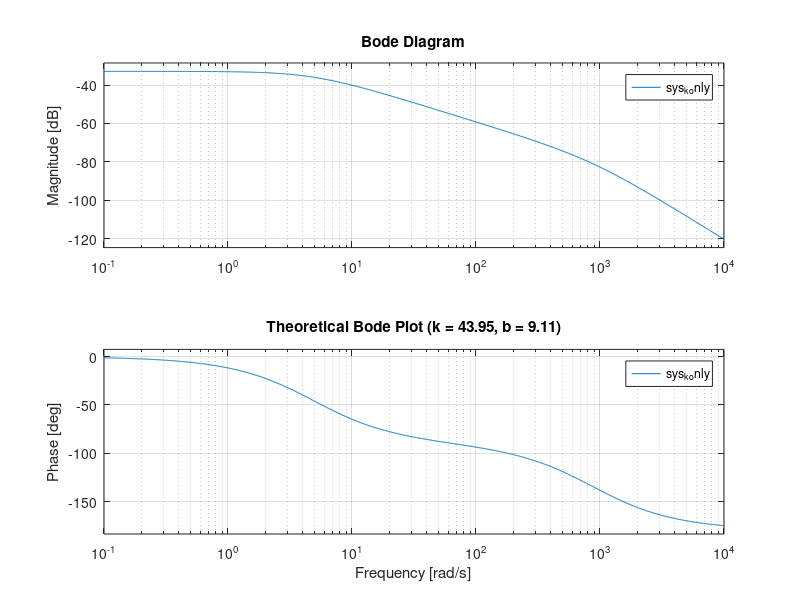

Reproduce this figure in MATLAB. (Note: this script raises an error after producing the figure.)
clear
close all
clc

% =============================================================
% 1. PURE STIFFNESS (k-only) THEORETICAL TRANSFER FUNCTION & BODE
% =============================================================
J_val = 0.0103;            % Fixed motor inertia
k_avg = 42.95 + 1;         % Average estimated stiffness
b_avg = 9.1079;

num = [1];
den = [J_val, b_avg, k_avg]; 
sys_k_only = tf(num, den);

disp('--- PURE STIFFNESS TRANSFER FUNCTION (b=0) ---');
disp(sys_k_only);

% Plot Theoretical Bode Diagram
figure('Name', 'k-Only System Bode Diagram');
bode(sys_k_only);
grid on;
title(sprintf('Theoretical Bode Plot (k = %.2f, b = %.2f)', k_avg, b_avg));


% =============================================================
% 2. CONFIGURE UDP RECEIVER
% =============================================================
localPort = 50000;
udpRx = dsp.UDPReceiver('LocalIPPort', localPort, ...
                        'MaximumMessageLength', 1024, ...
                        'MessageDataType', 'uint8');
setup(udpRx);

disp('========================================================');
disp(' Listening for dSPACE UDP data stream on port 50000...  ');
disp(' (Will automatically stop & plot after 2s of silence)   ');
disp('========================================================');

time_data = [];
angle_data = [];
torque_data = [];

fig = figure('Name', 'Live dSPACE Data Receiver', 'Position', [100, 100, 800, 500]);

% Timeout parameters
inactivityTimeout = 2.0; % Seconds to wait before stopping automatically
tic;                    % Start inactivity timer

try
    while true
        rawBytes = udpRx();
        
        if ~isempty(rawBytes)
            % Reset inactivity timer since a packet just arrived
            tic; 
            
            rawString = char(rawBytes');
            dataPacket = jsondecode(rawString);
            
            t_elapsed = dataPacket.elapsed_time;
            angle_val = dataPacket.Out1;
            torque_val = dataPacket.Torque;
            
            time_data(end+1, 1) = t_elapsed;
            angle_data(end+1, 1) = angle_val;
            torque_data(end+1, 1) = torque_val;
            
            fprintf('Time: %.2fs | Angle: %.4f | Torque: %.4f\n', t_elapsed, angle_val, torque_val);
            
            if length(time_data) > 1
                subplot(2,1,1);
                plot(time_data, angle_data, 'b-', 'LineWidth', 1.2);
                grid on;
                ylabel('Angle / Out1');
                title('Live dSPACE Data Stream');
                
                subplot(2,1,2);
                plot(time_data, torque_data, 'r-', 'LineWidth', 1.2);
                grid on;
                xlabel('Elapsed Time [s]');
                ylabel('Torque [Nm]');
                
                drawnow limitrate;
            end
        else
            % Check if we've exceeded the inactivity timeout window
            if toc > inactivityTimeout
                disp('--- UDP stream inactivity timeout reached. Processing Bode plots... ---');
                break;
            end
        end
    end

catch ME
    disp(['Receiver stopped: ', ME.message]);
end

% Release the UDP resource
release(udpRx);
disp('UDP receiver closed.');


% =============================================================
% 3. EMPIRICAL MODEL & BODE PLOT (Post-processing Recorded Data)
% =============================================================
if length(time_data) > 10
    % Calculate uniform sample time
    Ts = mean(diff(time_data));
    
    % Create an iddata object (Input: Torque, Output: Angle/Out1)
    data = iddata(angle_data, torque_data, Ts);
    
    % Estimate transfer function model from recorded stream (Empirical)
    sys_empirical = tfest(data, 2, 1);
    
    % Generate the Empirical Bode Plot in a new figure window
    figure('Name', 'System Identification - Empirical Bode Plot', 'Position', [200, 200, 700, 500]);
    bode(sys_empirical);
    grid on;
    title('Bode Plot of Empirical dSPACE System');
    disp('Empirical Bode plot generated successfully.');
    
    % =============================================================
    % 4. ACTUAL (THEORETICAL MODEL BASED ON MEASURED DATA) BODE PLOT
    % =============================================================
    % Build the actual/theoretical transfer function using your physical parameters
    % Input: Torque, Output: Angle
    sys_actual = tf([1], [J_val, b_avg, k_avg]);
    
    % Generate the Actual/Theoretical Bode Plot in a separate figure window
    figure('Name', 'System Identification - Actual Theoretical Bode Plot', 'Position', [300, 200, 700, 500]);
    bode(sys_actual);
    grid on;
    title(sprintf('Bode Plot of Actual Model (J=%.4f, b=%.4f, k=%.2f)', J_val, b_avg, k_avg));
    disp('Actual theoretical Bode plot generated successfully.');
else
    disp('Not enough data collected to generate reliable Bode plots.');
end
% =============================================================
% 3. DIRECT NON-PARAMETRIC BODE PLOT (Angle & Torque Measurements Only)
% =============================================================
if length(time_data) > 20
    % Calculate uniform sample time
    dt = mean(diff(time_data));
    Fs = 1 / dt; % Sampling frequency
    
    % Detrend data to remove any DC biases or offsets
    torque_clean = detrend(torque_data);
    angle_clean = detrend(angle_data);
    
    % Compute direct Frequency Response Estimate (FRF) using Welch's method
    % This divides the angle/torque data into windows to calculate the direct ratio
    [H, freq_vector] = tfestimate(torque_clean, angle_clean, [], [], [], Fs);
    
    % Convert frequency vector from Hz to rad/s for standard Bode plotting
    omega = freq_vector * 2 * pi;
    
    % Convert magnitude to decibels (dB) and phase to degrees
    mag_dB = 20 * log10(abs(H));
    phase_deg = unwrap(angle(H)) * (180 / pi);
    
    % Plot the Direct Measured Bode Diagram
    figure('Name', 'Direct Measured Bode Plot (Angle vs Torque)', 'Position', [200, 200, 700, 600]);
    
    subplot(2,1,1);
    semilogx(omega, mag_dB, 'b-', 'LineWidth', 1.5);
    grid on;
    grid minor;
    ylabel('Magnitude (dB)');
    title('Direct Empirical Bode Plot from Measured Angle & Torque');
    
    subplot(2,1,2);
    semilogx(omega, phase_deg, 'r-', 'LineWidth', 1.5);
    grid on;
    grid minor;
    xlabel('Frequency (rad/s)');
    ylabel('Phase (deg)');
    
    disp('Direct non-parametric Bode plot generated successfully from raw measurements.');
else
    disp('Not enough data collected to generate a reliable direct Bode plot.');
end
